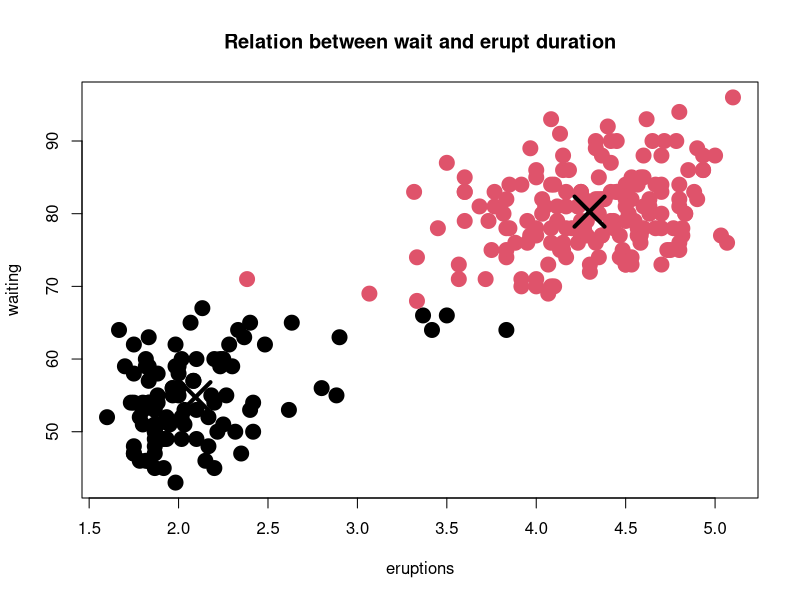
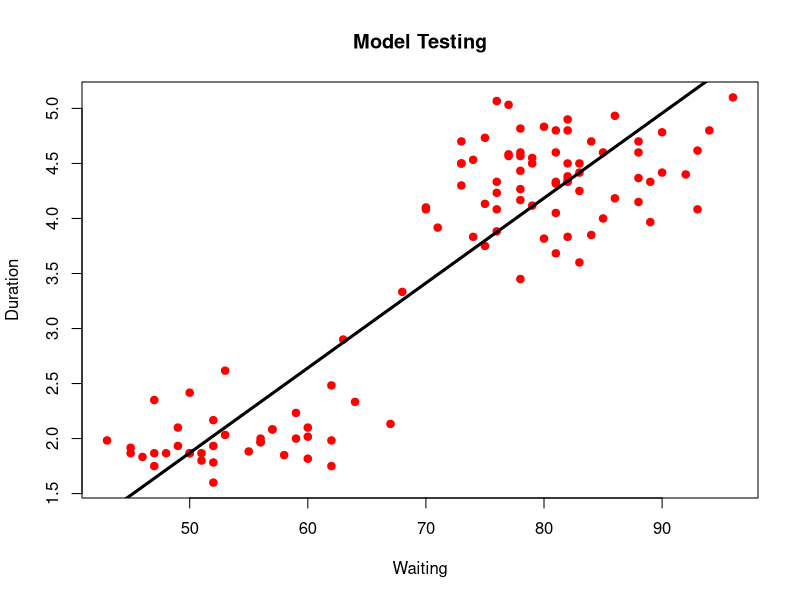

The R script that drew these images, in order:
## ---- chunk 1
    clusters <- kmeans(faithful, 2)
    plot(faithful,
         col = clusters$cluster,
         pch = 20, cex = 3, main = "Relation between wait and erupt duration")
    points(clusters$centers, pch = 4, cex = 4, lwd = 4)
    
## ---- chunk 2
    library(caret)
    inTrain <- createDataPartition(faithful$waiting, p = 0.6, list = FALSE)
    trainFaith <- faithful[inTrain,]
    testFaith <- faithful[-inTrain,]
    modelFit <- train(eruptions ~ waiting, data=trainFaith, method = 'lm')
## ---- chunk 3
    plot(testFaith$waiting, testFaith$eruptions, pch=19, col='red',
         xlab='Waiting', ylab='Duration', main = 'Model Testing')
    prediction <- predict(modelFit, newdata=testFaith)
    lines(testFaith$waiting, prediction, lwd=3)
